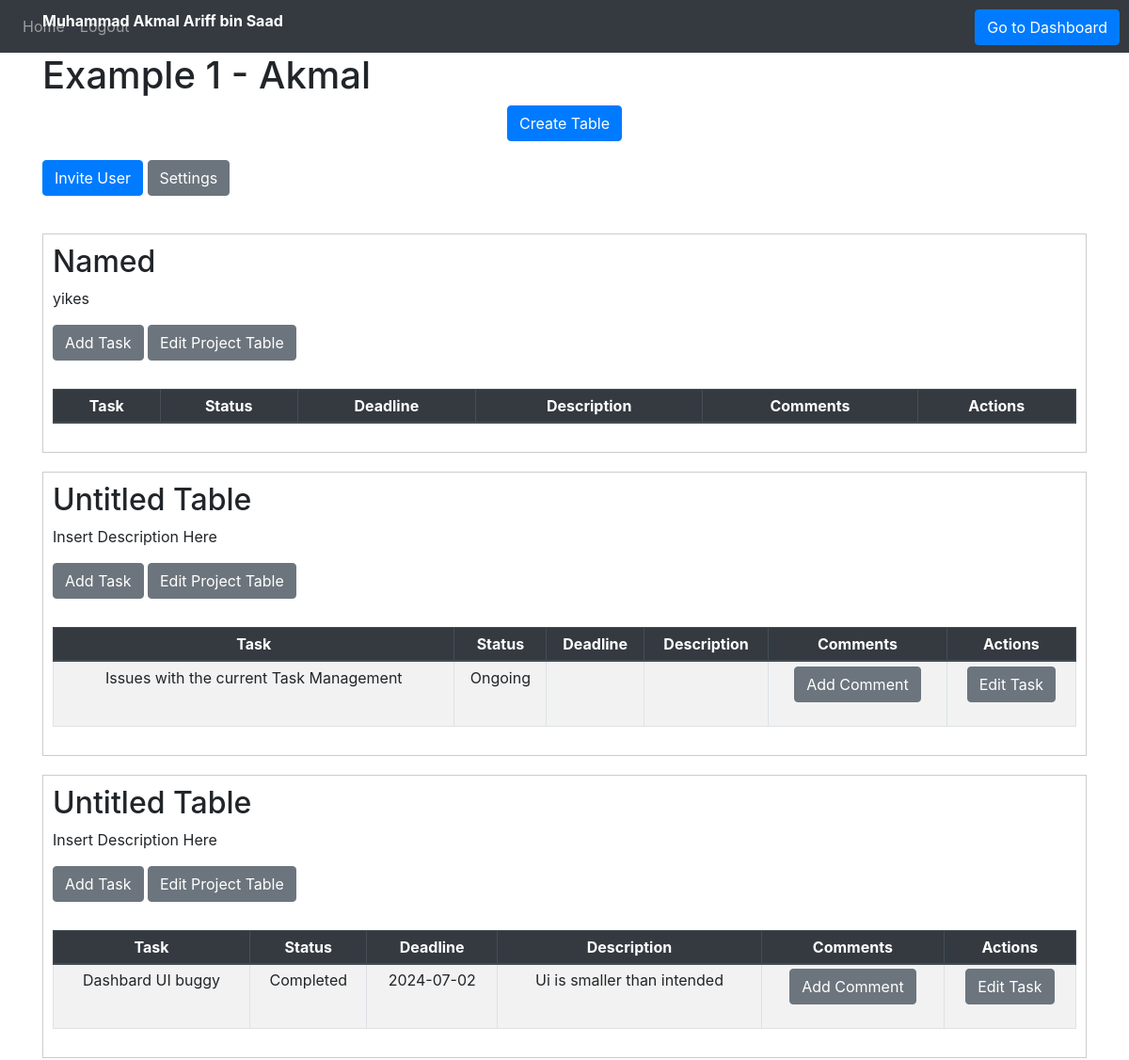
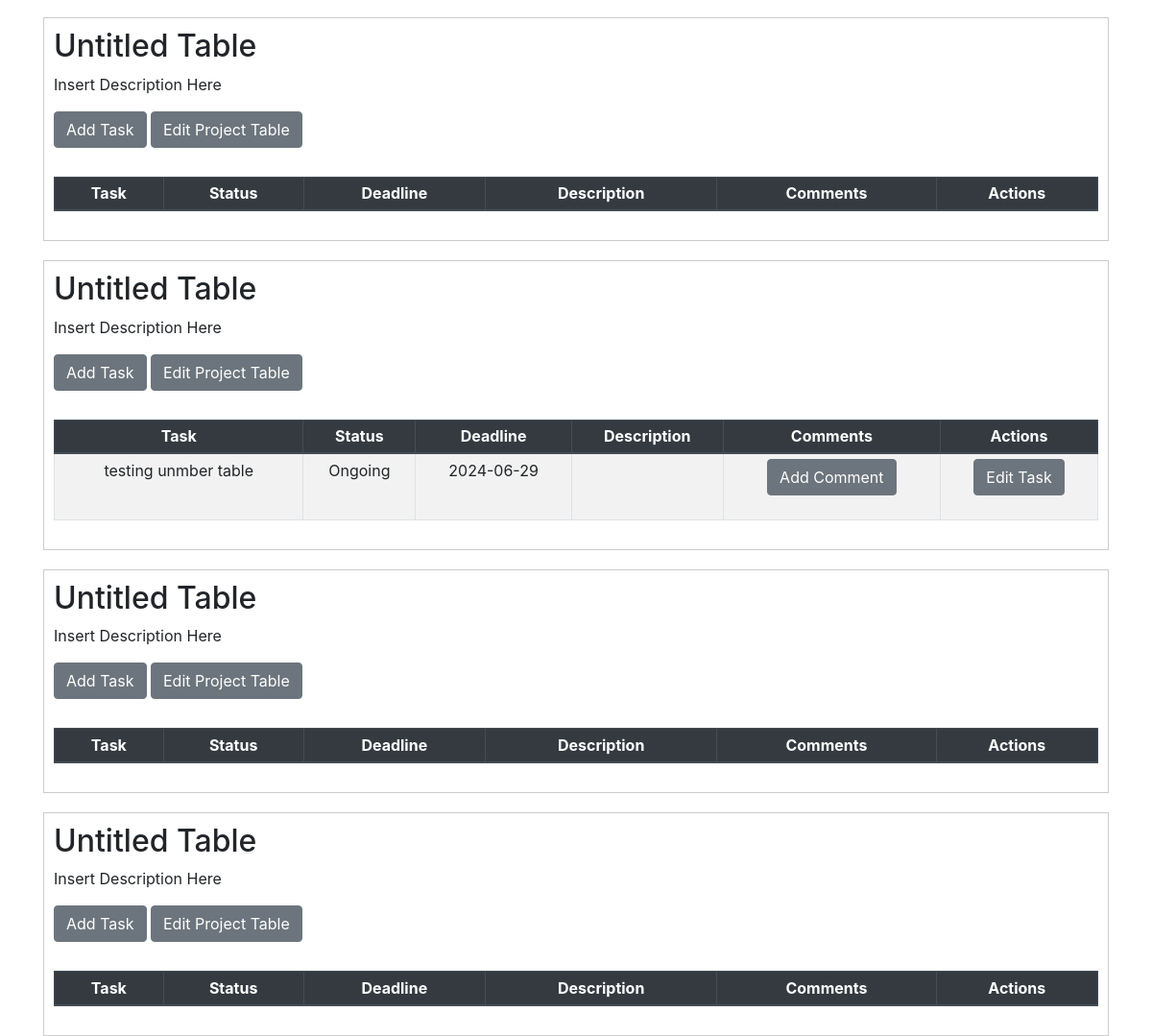
/taskmanagement?project_id=1 (signed in), run on the app's committed database (2 pictures, top to bottom).
### Website/models.py (models this page shows)
class User(db.Model, UserMixin):
    id = db.Column(db.Integer, primary_key=True)
    email = db.Column(db.String(150), unique=True)
    password = db.Column(db.String(150))
    first_name = db.Column(db.String(150))
    notes = db.relationship('Note', foreign_keys='Note.user_id')
    tasks = db.relationship('Task', foreign_keys='Task.user_id')
    comments = db.relationship('Comment', foreign_keys='Comment.user_id')
    project_tables = db.relationship('Projecttable', foreign_keys='Projecttable.user_id')
    project = db.relationship('Project',foreign_keys='Project.user_id')
    shared_project = db.relationship('SharedProject',foreign_keys='SharedProject.shared_user_id')

class Project(db.Model):
    id = db.Column(db.Integer, primary_key=True)
    name = db.Column(db.String(10000))
    description = db.Column(db.String(10000))
    user_id = db.Column(db.Integer, db.ForeignKey('user.id'))
    projecttable = db.relationship('Projecttable', backref='project', foreign_keys='Projecttable.project_id')
    shared_project_id = db.relationship('SharedProject', foreign_keys='SharedProject.project_id')
    shared_project_name = db.relationship('SharedProject', foreign_keys='SharedProject.project_name')

class Projecttable(db.Model):
    id = db.Column(db.Integer, primary_key=True)
    name = db.Column(db.String(10000))
    description = db.Column(db.String(10000))
    user_id = db.Column(db.Integer, db.ForeignKey('user.id'))
    project_id = db.Column(db.Integer, db.ForeignKey('project.id'))
    tasks = db.relationship('Task', backref='projecttable', foreign_keys='Task.projecttable_id')

class Task(db.Model):
    id = db.Column(db.Integer, primary_key=True)
    task_name = db.Column(db.String(10000))
    task_status = db.Column(db.String(10000))
    deadline = db.Column(db.String(10000))
    description = db.Column(db.String(10000))
    user_id = db.Column(db.Integer, db.ForeignKey('user.id'))
    comment_id = db.Column(db.Integer, db.ForeignKey('comment.id'))
    projecttable_id = db.Column(db.Integer, db.ForeignKey('projecttable.id'))
    comment = db.relationship('Comment', backref='Task', foreign_keys='Comment.tasks_id')

### Website/views.py (the view, shortened to what this page needs)
@views.route('/taskmanagement', methods=['GET', 'POST'])
@login_required
def home():
    project_id = request.args.get('project_id')
    if project_id:
        project_id = int(project_id)
    projects = Project.query.filter_by(id=project_id).first()
    projecttables = Projecttable.query.filter_by(project_id=project_id).all()
    shared_projects = SharedProject.query.filter_by(project_id=project_id).all()
    shared_user_ids = [shared_project.shared_user_id for shared_project in shared_projects]
    shared_users = User.query.filter(User.id.in_(shared_user_ids)).all()
    current_shared_users = SharedProject.query.filter_by(shared_user_id=current_user.id, project_id=project_id).first()
    project_tables = Projecttable.query.filter_by(project_id=project_id).all()
    projecttable_id = [projecttable.id for projecttable in project_tables]
    group_task = Task.query.filter(Task.projecttable_id.in_(projecttable_id)).all()
    task_id = [task.id for task in group_task]
    tasks_id = request.args.get('tasks_id')
    comments = Comment.query.filter(Comment.tasks_id.in_(task_id)).all()
    print("Shared Projects:")
    for shared_project in shared_projects:
        print(f"Shared Project ID: {shared_project.project_id}, Name: {shared_project.project_name}")
    return render_template("home.html", user=current_user,project_id = project_id,projecttables=projecttables,
                           shared_projects=shared_projects,current_shared_users=current_shared_users,shared_users=shared_users,comments=comments,
                           projects=projects)

### Website/__init__.py (called while the page is built)
def create_app():
    app = Flask(__name__, static_folder='static')
    app.config['SECRET_KEY'] = 'hjshjhdjah kjshkjdhjs'
    app.config['SQLALCHEMY_DATABASE_URI'] = f'sqlite:///{DB_NAME}'
    db.init_app(app)
    from .views import views
    from .auth import auth
    app.register_blueprint(views, url_prefix='/')
    app.register_blueprint(auth, url_prefix='/')
    from .models import User, Note
    with app.app_context():
        db.create_all()
    login_manager = LoginManager()
    login_manager.login_view = 'auth.login'
    login_manager.init_app(app)
    @login_manager.user_loader
    def load_user(id):
        return User.query.get(int(id))
    return app

### Website/templates/home.html (shortened to what this page needs)
{% extends "base.html" %}
{% block content %}
<div class="text" style="position: absolute; top: 10px; text-align: center; font-weight: bold; color: white;" >{{user.first_name}}</div>
<h1>{{ projects.name }}</h1>
<ul class="list-group list-group-flush" id="notes">
  <form method="POST">
  <button  class="btn btn-primary" style="position: absolute; top: 10px; right: 10px;" name = "nav_dashboard">Go to Dashboard</button>
  </form>
</ul>
<div>
  <form method="POST">
  <div align="center">
    <button type="submit" class="btn btn-primary" name="create_table">Create Table</button>
  </div>
  </form>
<div>
  <form method="POST">
    {% if current_shared_users.shared_user_role == "Admin" or current_user.id == projects.user_id %}
    <button type="button" class="btn btn-primary" data-toggle="modal" data-target="#inviteModal">
        Invite User
    </button>
    <button type="button" class="btn btn-secondary" data-toggle="modal" data-target="#settingsModal">
        Settings
    </button>
{% endif %}
  </form>
</div>
  {% for projecttable in projecttables %}
  {% if projecttable.project_id == project_id %}
  <div style="border: 1px solid #ccc; padding: 10px; margin-top: 20px;">
  <form method="POST">
    <div class="project-table-container">
    <h2>{{ projecttable.name }}</h2>
    <p>{{ projecttable.description }}</p>
    <button type="button" class="btn btn-secondary" data-toggle="modal" data-target="#addTaskModal" onclick="setProjectId({{ projecttable.id }})">Add Task</button>
    <button type="button" class="btn btn-secondary" onclick="editProjectTable('{{ projecttable.id }}', '{{ projecttable.name }}', '{{ projecttable.description }}')"
    data-toggle="modal" data-target="#editProjectTableModal">
      Edit Project Table
    </button>
    <table class="table table-striped table-bordered table-hover table-sm">
      <thead class="thead-dark">
        <tr>
          <th>Task</th>
          <th>Status</th>
          <th>Deadline</th>
          <th>Description</th>
          <th>Comments</th>
          <th>Actions</th>
        </tr>
      </thead>
      <tbody>
        {% for task in projecttable.tasks %}
          <tr>
            <td>{{ task.task_name }}</td>
            <td>{{ task.task_status }}</td>
            <td>{{ task.deadline }}</td>
            <td>{{ task.description }}</td>
            <td>
              <button type="button" class="btn btn-secondary" data-toggle="modal" data-target="#commentModal" onclick="populateComments('{{ task.id }}')">Add Comment</button>
            </td>
            <td>
              <button type="button" class="btn btn-secondary" data-toggle="modal" data-target="#editTaskModal"
                onclick="editTask('{{ task.id }}', '{{ task.task_name }}', '{{ task.task_status }}', '{{ task.deadline }}', '{{ task.description }}')">
                Edit Task
              </button>
            </td>
          </tr>
        {% endfor %}
      </tbody>
    </table>
    </div>
  </form>
  </div>
{% endif %}
{% endfor %}
{% endblock %}

### Website/static/teamtasker.css (style rules this page uses)
table { border-collapse: collapse; margin: 10px 0; width: 80%; }
table, th, td { border: 1px solid black; }
th, td { padding: 8px; text-align: center; }
button { padding: 10px 20px; font-size: 16px; margin-bottom: 20px; }
.project-table-container { margin-bottom: 20px; }

### data on the page
User: first_name "Muhammad Akmal Ariff bin Saad"
Project: name "Example 1 - Akmal"
Projecttable: name "Named", description "yikes"
Projecttable: name "Untitled Table", description "Insert Description Here"
Task: task_name "Issues with the current Task Management", task_status "Ongoing"
Projecttable: name "Untitled Table", description "Insert Description Here"
Task: task_name "Dashbard UI buggy", task_status "Completed", deadline "2024-07-02", description "Ui is smaller than intended"
Projecttable: name "Untitled Table", description "Insert Description Here"
Projecttable: name "Untitled Table", description "Insert Description Here"
Task: task_name "testing unmber table", task_status "Ongoing", deadline "2024-06-29"
Projecttable: name "Untitled Table", description "Insert Description Here"
Projecttable: name "Untitled Table", description "Insert Description Here"
